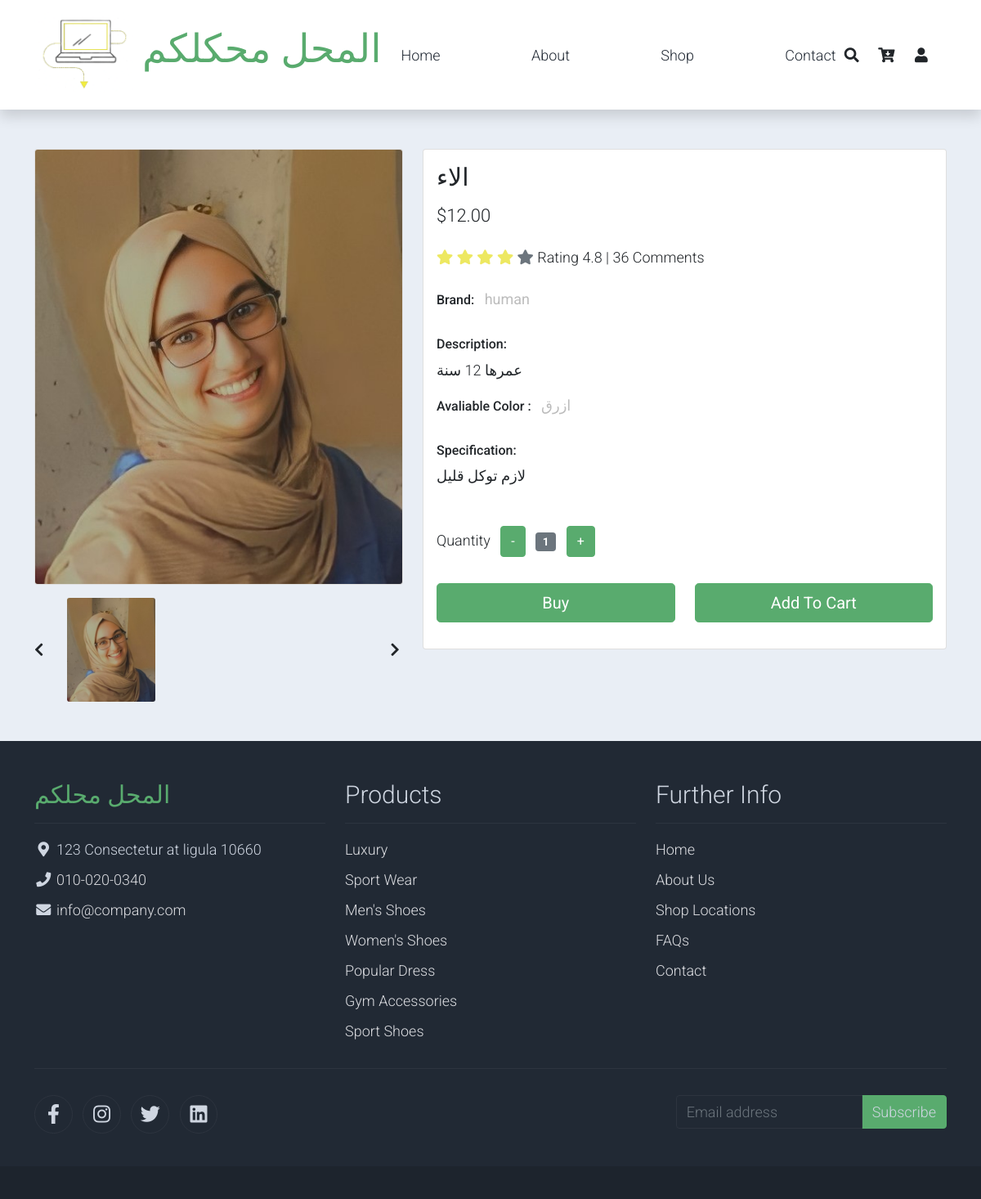
The app's page /prodact/3 with its own data.
### base/models.py (models this page shows, shortened)
class Productos(models.Model):
    title = models.CharField(max_length=50)
    price = models.DecimalField(max_digits=10, decimal_places=2,)
    brand = models.CharField(max_length=50, null=True)
    description = models.TextField(null=True)
    color = models.CharField(max_length=50, null=True)
    specification = models.TextField(null=True)
    categories = models.ForeignKey(
        Categories, on_delete=models.SET_NULL, null=True)
    photos = models.ManyToManyField(Photos)
    create = models.DateTimeField(auto_now_add=True)
    update = models.DateTimeField(auto_now=True)
    class Meta:
        ordering = ['-create']

class Photos(models.Model):
    photo = models.ImageField(upload_to='pro_photo%y%m%d')

### base/views.py (the view)
# urls.py: path('prodact/<str:pk>', views.shopItem, name='prodact'),
def shopItem(request, pk):
    prodact = Productos.objects.get(id=pk)
    context = {'prodact': prodact}
    return render(request, 'base/shop-single.html', context)

### base/templates/base/shop-single.html (shortened to what this page needs)
{% extends 'main.html' %}
{% load static %}
{% block content %}
<head>
    <link rel="stylesheet" href="{% static 'css/bootstrap.min.css' %}">
    <link rel="stylesheet" href="{% static 'css/templatemo.css' %}">
    <link rel="stylesheet" href="{% static 'css/custom.css' %}">
    <link rel="stylesheet" href="{% static 'css/fontawesome.min.css' %}">
    <link rel="stylesheet" type="text/css" href="{% static 'css/slick.min.css' %}">
    <link rel="stylesheet" type="text/css" href="{% static 'css/slick-theme.css' %}">
</head>
    <section class="bg-light">
        <div class="container pb-5">
            <div class="row">
                <div class="col-lg-5 mt-5">
                    <div class="card mb-3">
                        <img class="card-img img-fluid" src="{{prodact.photos.all.0.photo.url}}" alt="Card image cap" id="product-detail">
                    </div>
                    <div class="row">
                        <div class="col-1 align-self-center">
                            <a href="#multi-item-example" role="button" data-bs-slide="prev">
                                <i class="text-dark fas fa-chevron-left"></i>
                            </a>
                        </div>
                        <div id="multi-item-example" class="col-10 carousel slide carousel-multi-item" data-bs-ride="carousel">
                            <div class="carousel-inner product-links-wap" role="listbox">
                            <div class="carousel-item active">
                                <div class="row">
                                    {% for i in prodact.photos.all|slice:"[:3]" %}
                                    <div class="col-4">
                                        <a href="#">
                                            <img class="card-img img-fluid" src="{{i.photo.url}}"alt="Product Image 3">
                                        </a>
                                    </div>
                                    {% endfor %}
                                </div>
                            </div>
                            </div>
                        </div>
                        <div class="col-1 align-self-center">
                            <a href="#multi-item-example" role="button" data-bs-slide="next">
                                <i class="text-dark fas fa-chevron-right"></i>
                            </a>
                        </div>
                    </div>
                </div>
                <div class="col-lg-7 mt-5">
                    <div class="card">
                        <div class="card-body">
                            <h1 class="h2">{{prodact.title}}</h1>
                            <p class="h3 py-2">${{prodact.price}}</p>
                            <p class="py-2">
                                <i class="fa fa-star text-warning"></i>
                                <i class="fa fa-star text-warning"></i>
                                <i class="fa fa-star text-warning"></i>
                                <i class="fa fa-star text-warning"></i>
                                <i class="fa fa-star text-secondary"></i>
                                <span class="list-inline-item text-dark">Rating 4.8 | 36 Comments</span>
                            </p>
                            <ul class="list-inline">
                                <li class="list-inline-item">
                                    <h6>Brand:</h6>
                                </li>
                                <li class="list-inline-item">
                                    <p class="text-muted"><strong>{{prodact.brand}}</strong></p>
                                </li>
                            </ul>
                            <h6>Description:</h6>
                            <p>{{prodact.description}}</p>
                            <ul class="list-inline">
                                <li class="list-inline-item">
                                    <h6>Avaliable Color :</h6>
                                </li>
                                <li class="list-inline-item">
                                    <p class="text-muted"><strong>{{prodact.color}}</strong></p>
                                </li>
                            </ul>
                            <h6>Specification:</h6>
                            <ul class="list-unstyled pb-3">
                                <p>{{prodact.specification}}</p>
                            </ul>
                            <form action="" method="GET">
                                <div class="row">
                                    <div class="col-auto">
                                        <ul class="list-inline pb-3">
                                            <li class="list-inline-item text-right">
                                                Quantity
                                            </li>
                                            <li class="list-inline-item"><span class="btn btn-success" id="btn-minus">-</span></li>
                                            <li class="list-inline-item"><span class="badge bg-secondary" id="var-value">1</span></li>
                                            <li class="list-inline-item"><span class="btn btn-success" id="btn-plus">+</span></li>
                                        </ul>
                                    </div>
                                </div>
                                <div class="row pb-3">
                                    <div class="col d-grid">
                                        <button type="submit" class="btn btn-success btn-lg" name="submit" value="buy">Buy</button>
                                    </div>
                                    <div class="col d-grid">
                                        <button type="submit" class="btn btn-success btn-lg" name="submit" value="addtocard">Add To Cart</button>
                                    </div>
                                </div>
                            </form>
                        </div>
                    </div>
                </div>
            </div>
        </div>
    </section>
{% endblock content %}

### onlineStore/static/css/templatemo.css (style rules this page uses)
body, ul, li, p, a, label, input, div { font-family: 'Roboto', sans-serif; font-size: 18px !important; font-weight: 300 !important; }
.h2 { font-family: 'Roboto', sans-serif; font-size: 30px !important; font-weight: 300; }
.h3 { font-family: 'Roboto', sans-serif; font-size: 22px !important; }
.text-warning { color: #ede861 !important; }
.text-muted { color: #bcbcbc !important; }
.bg-light { background-color: #e9eef5 !important; }
.btn-success { background-color: #59ab6e !important; border-color: #56ae6c !important; }

### records on screen
Productos: photos.all.0.photo (picture), title "الاء", price "12.00", brand "human", description "عمرها 12 سنة", color "ازرق", specification "لازم توكل قليل"
Photos: photo (picture)
